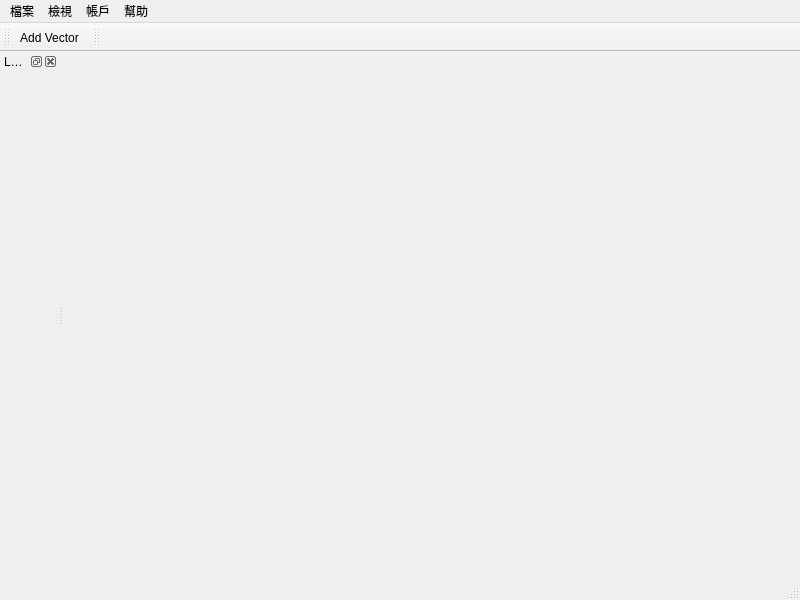
<?xml version="1.0" encoding="UTF-8"?>
<ui version="4.0">
 <class>MainWindow</class>
 <widget class="QMainWindow" name="MainWindow">
  <property name="geometry">
   <rect>
    <x>0</x>
    <y>0</y>
    <width>800</width>
    <height>600</height>
   </rect>
  </property>
  <property name="windowTitle">
   <string>MainWindow</string>
  </property>
  <widget class="QWidget" name="centralwidget"/>
  <widget class="QMenuBar" name="menubar">
   <property name="geometry">
    <rect>
     <x>0</x>
     <y>0</y>
     <width>800</width>
     <height>21</height>
    </rect>
   </property>
   <widget class="QMenu" name="menufile">
    <property name="title">
     <string>檔案</string>
    </property>
    <addaction name="actionAdd_Vector"/>
   </widget>
   <widget class="QMenu" name="menu">
    <property name="title">
     <string>帳戶</string>
    </property>
   </widget>
   <widget class="QMenu" name="menu_2">
    <property name="title">
     <string>檢視</string>
    </property>
   </widget>
   <widget class="QMenu" name="menu_3">
    <property name="title">
     <string>幫助</string>
    </property>
   </widget>
   <addaction name="menufile"/>
   <addaction name="menu_2"/>
   <addaction name="menu"/>
   <addaction name="menu_3"/>
  </widget>
  <widget class="QStatusBar" name="statusbar"/>
  <widget class="QToolBar" name="toolBar">
   <property name="windowTitle">
    <string>toolBar</string>
   </property>
   <attribute name="toolBarArea">
    <enum>TopToolBarArea</enum>
   </attribute>
   <attribute name="toolBarBreak">
    <bool>false</bool>
   </attribute>
   <addaction name="actionAdd_Vector"/>
  </widget>
  <widget class="QDockWidget" name="LayersList">
   <property name="windowTitle">
    <string>Layers</string>
   </property>
   <attribute name="dockWidgetArea">
    <number>1</number>
   </attribute>
   <widget class="QWidget" name="dockWidgetContents"/>
  </widget>
  <widget class="QToolBar" name="toolBar_2">
   <property name="windowTitle">
    <string>toolBar_2</string>
   </property>
   <attribute name="toolBarArea">
    <enum>TopToolBarArea</enum>
   </attribute>
   <attribute name="toolBarBreak">
    <bool>false</bool>
   </attribute>
  </widget>
  <action name="actionAdd_Vector">
   <property name="icon">
    <iconset resource="res.qrc">
     <normaloff>:/icon/action/img/mActionAddOgrLayer.svg</normaloff>:/icon/action/img/mActionAddOgrLayer.svg</iconset>
   </property>
   <property name="text">
    <string>Add Vector</string>
   </property>
   <property name="toolTip">
    <string>Add Vector</string>
   </property>
  </action>
  <action name="actionPan_Map">
   <property name="text">
    <string>Pan Map</string>
   </property>
   <property name="toolTip">
    <string>移動地圖</string>
   </property>
  </action>
 </widget>
 <resources>
  <include location="res.qrc"/>
 </resources>
 <connections/>
</ui>
